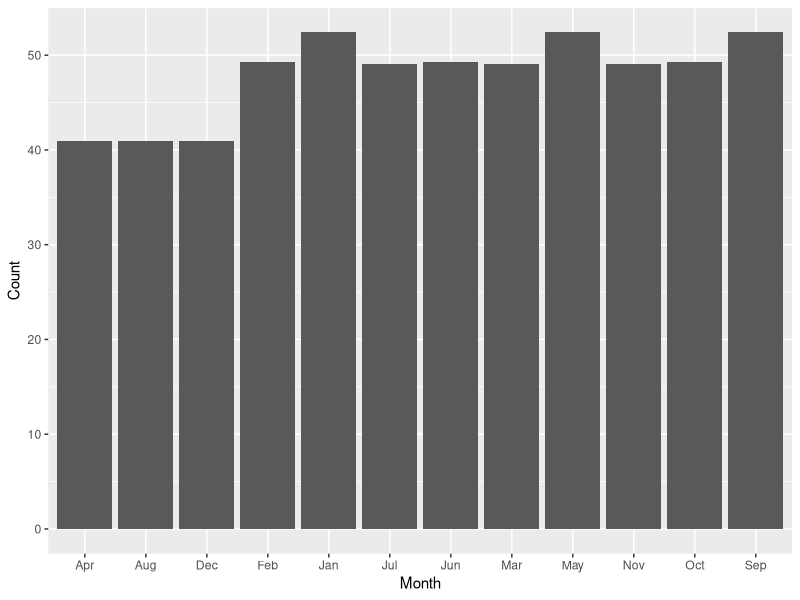
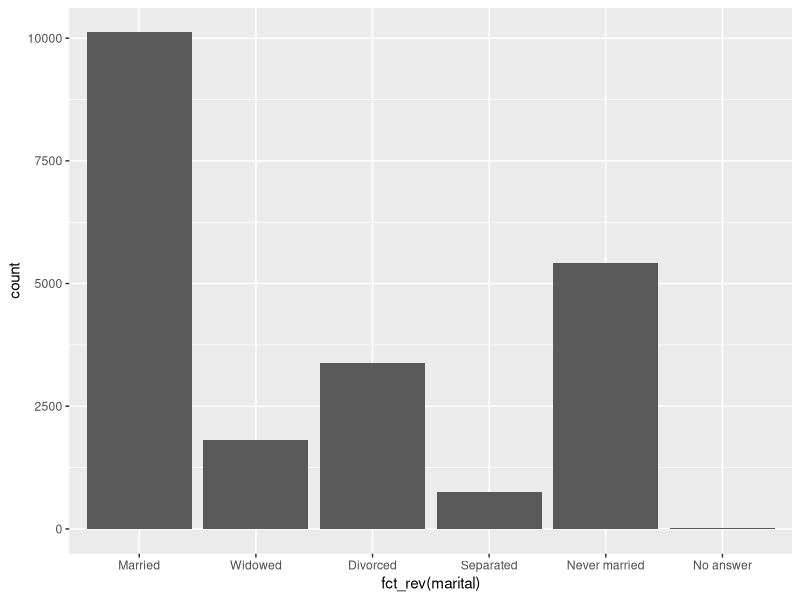
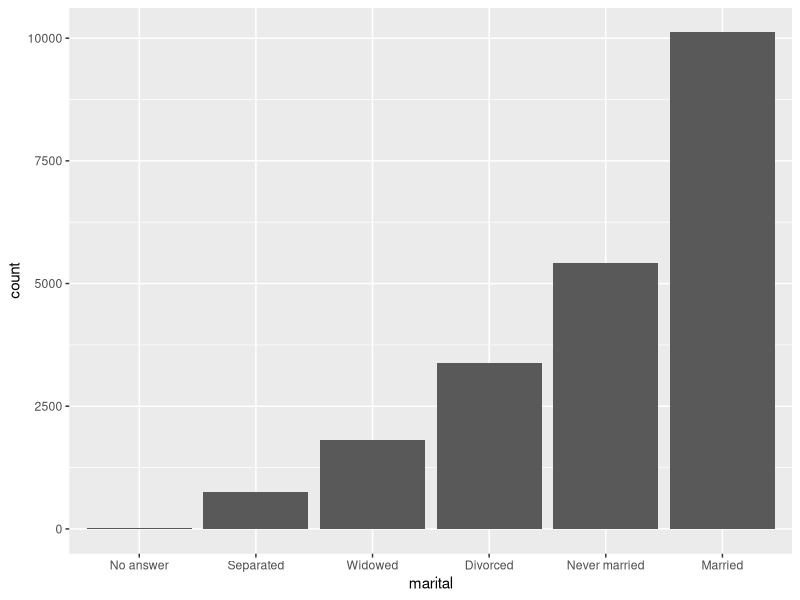
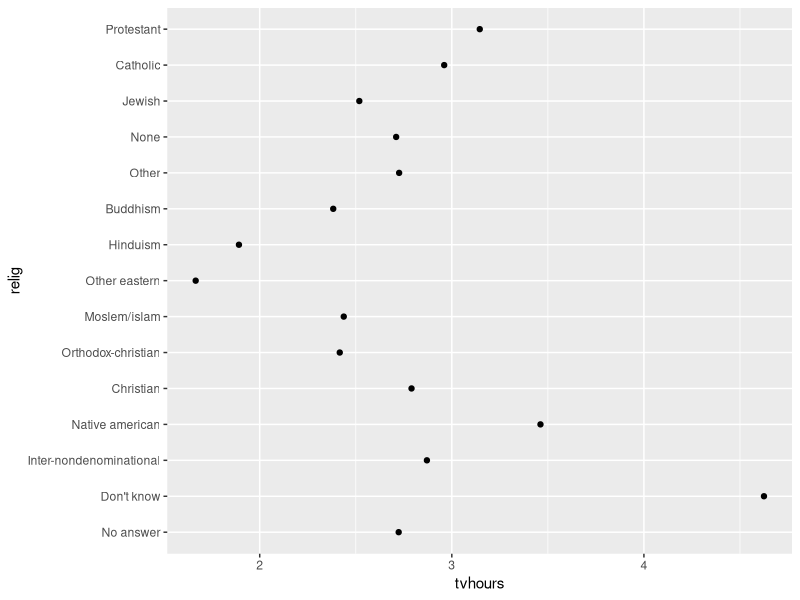
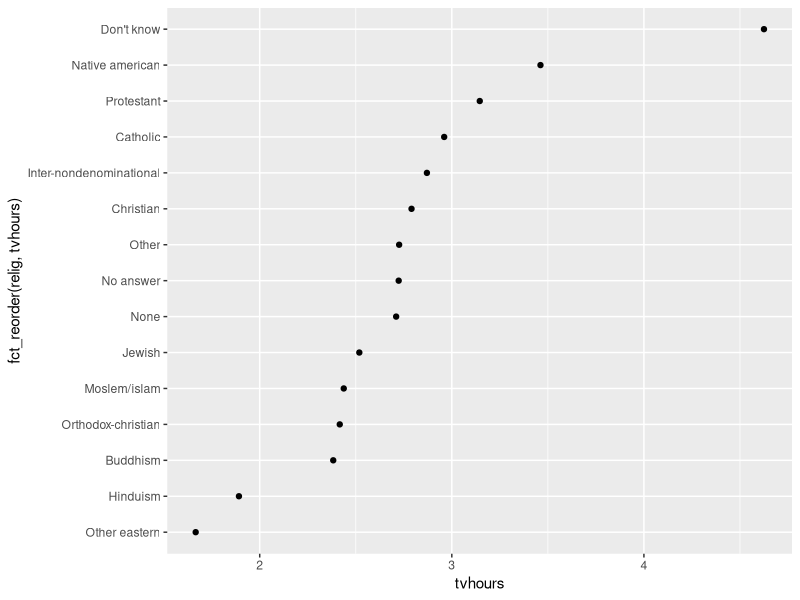
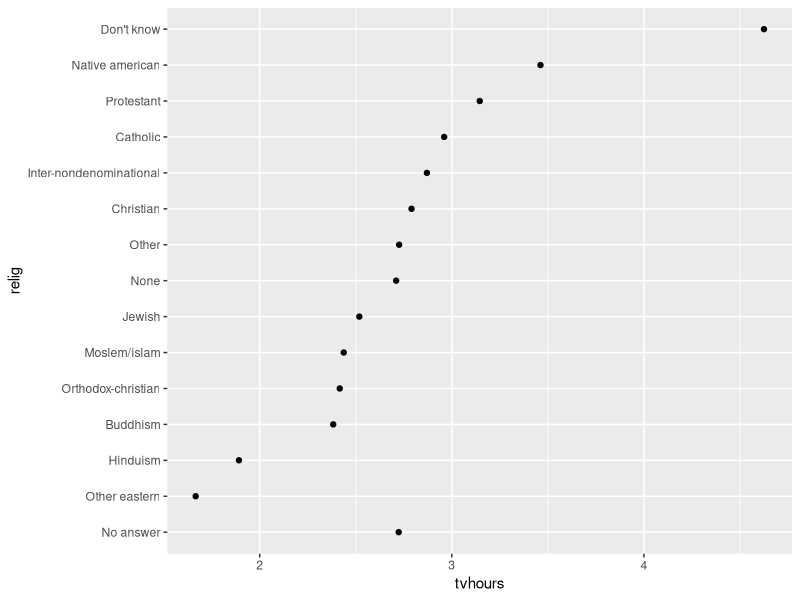

These charts were generated, in order, by the following R code:



# forcats 
#  forcats = factors

library(tidyverse) 
library(forcats)

# factors gave levels
f1 = c(letters[1:5])

month_levels = month.abb


# using the factor() function
# default is alphabetical order for levels
f3 = factor(f1, levels = month_levels)
f3 

f4 = factor(f1)
f4

f5 = c(1:10)
uf = factor(f5, levels = unique(f5))
uf 


# --------
counts = rnorm(4, 50, 10)

orderedData = data.frame(
  Month= month_levels,
  Count = counts
  ) 
  ggplot( orderedData) +
  geom_bar( aes(x= Month, y= Count),
            stat = "identity")

# --------------

  

  
  
  
df = gss_cat
head(df)

df %>% count(marital)

df = df %>% 
  add_count(marital, name = "MaritalCount")

# - simple barchart
df %>% 
  ggplot() +
  geom_bar( aes(x= fct_rev(marital)))
  
# organize columns
df.organized = df %>% 
  ggplot() +
  geom_bar( aes(x= marital))


  
df %>% 
  mutate(marital = marital %>% 
           fct_infreq() %>%  fct_rev()) %>% 
  ggplot() +
  geom_bar( aes(x= marital)) 



religiousity = df %>% 
  group_by(relig) %>% 
  summarise(
    age = mean(age, na.rm=T),
    tvhours = mean(tvhours, na.rm=T),
    n = n()
  )
religiousity

# scatterplot
ggplot( religiousity,
        aes(tvhours, relig)) +
  geom_point()


# - reorder the levels of religion
# arranged based on tv hours
ggplot(religiousity,
       aes(x= tvhours,
           fct_reorder(relig, tvhours))) +
  geom_point()


# -- change the order of levels
# 'no answer' will come first in levels
religiousity = religiousity %>% 
  mutate(relig = fct_reorder(relig, tvhours)) %>% 
  mutate(relig = fct_relevel(relig, "No answer"))
ggplot( religiousity,
        aes(tvhours, relig)) +
  geom_point()



# - look @ part id
df.party = df %>% 
  count(partyid)
df.party

# -- clean up the level names
df.party2 = df %>% 
  mutate(partyid = fct_recode(partyid,
                              "Republican, strong" = "Strong republican",
                              "Republican, weak" = "Not str republican",
                              "Independent, near Republican" = "Ind,near rep",
                              "Independent, near Democrat" = "Ind,near dem",
                              "Democrat, weak" = "Not str democrat",
                              "Democrat, strong" = "Strong democrat"
                              ))

df.party2 

df.party2 = df.party %>% 
  mutate(partyid = fct_collapse(partyid,
                                "other" = c("Don't know", "Other party"),
                                "Republican" = c("Strong republican",
                                                 "Not str republican"),
                                "Independent" = c("Ind,near rep",
                                                  "Ind,near dem",
                                                  "Independent"),
                                "Democrat" = c("Not str democrat",
                                               "Strong democrat") ))
df.party %>% count(partyid)




# - fct_lump() to lump count the top 3 levels everything else is in 'other'
df %>% 
  mutate(marital = fct_lump_n(marital, n= 3)) %>% 
  count(marital)



